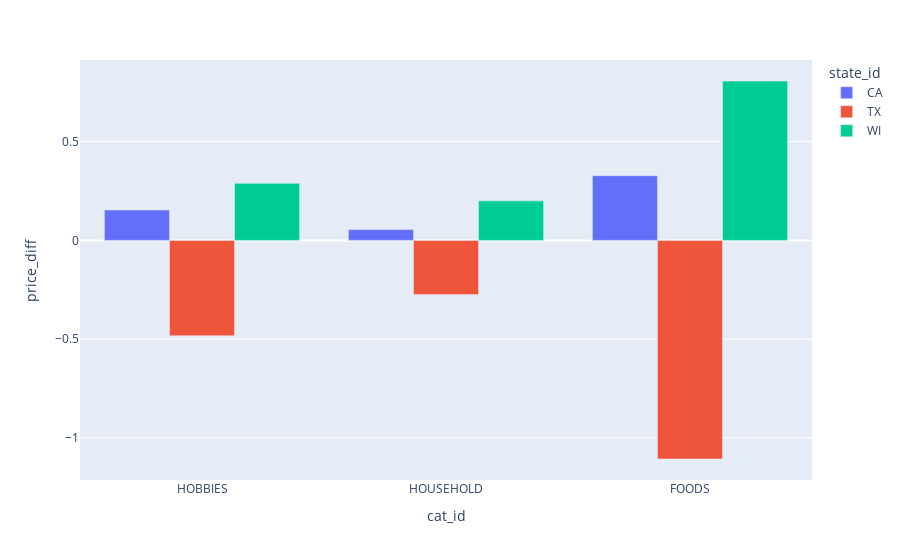

Write notebook code for a chart like this one.
### Markdown cell above
All three states follow very similar paths with no one state consistently being more or less expoensive than another. The most obvious feature is the large drop in price in November 2014 which coincides with <a href="https://corporate.walmart.com/newsroom/2014/10/06/walmart-announces-new-commitment-to-a-sustainable-food-system-at-global-milestone-meeting">a commitment to sustainability and affordability of food</a>. The price of food rebopunded a few months latewr but has settled at a price far lower than before nov-2014.

Hobbies products were slowly reducing in price until this date but have siunce risen in price quickly.

<strong>THIS STILL DOESN'T ANSWER THE QUESTION. THESE PRICES CAN FLUCTUATE WHEN A BUNCH OF NEW CHEAP/EXPENSIVE ITEMS ARE ADDED TO THE STORE. I WANT TO KNOW, ARE THE PRICES OF THE SAME ITEMS GOING UP OR DOWN???</strong>

### Code cell
# are items miore expensive in different states?
state_category_mean_price = df.copy()#.sample(frac=0.01)

# average price of each product
overall_item_means = state_category_mean_price.groupby(['cat_id','item_id'], observed=True).agg({'sell_price_cent':'mean'})

# % price difference of each product in each state compared to all states
price_diff = state_category_mean_price.groupby(['state_id','cat_id','item_id'], observed=True).agg({'sell_price_cent':'mean'})
price_diff = 100 * (price_diff - overall_item_means) / overall_item_means

# now get the average difference over item categories for each state
price_diff = \
(price_diff
.groupby(['state_id','cat_id'])
.mean()
.rename(columns={'sell_price_cent':'price_diff'}))

state_category_mean_price = \
(state_category_mean_price
.groupby(['state_id','cat_id'], observed=True)
.agg({'sell_price_cent':'mean'})
.join(price_diff)
.reset_index())

px.bar(state_category_mean_price, x='cat_id', y='price_diff', color='state_id', barmode='group')

### Figure 1 — Plotly figure (JSON) as saved in the notebook; plotly's stock layout.template omitted (floating-point values rounded to 4 significant figures)
{"data": [{"alignmentgroup": "True", "hoverlabel": {"namelength": 0}, "hovertemplate": "state_id=CA<br>cat_id=%{x}<br>price_diff=%{y}", "legendgroup": "CA", "marker": {"color": "#636efa"}, "name": "CA", "offsetgroup": "CA", "orientation": "v", "showlegend": true, "textposition": "auto", "type": "bar", "x": ["HOBBIES", "HOUSEHOLD", "FOODS"], "xaxis": "x", "y": [0.154, 0.05444, 0.3274], "yaxis": "y"}, {"alignmentgroup": "True", "hoverlabel": {"namelength": 0}, "hovertemplate": "state_id=TX<br>cat_id=%{x}<br>price_diff=%{y}", "legendgroup": "TX", "marker": {"color": "#EF553B"}, "name": "TX", "offsetgroup": "TX", "orientation": "v", "showlegend": true, "textposition": "auto", "type": "bar", "x": ["HOBBIES", "HOUSEHOLD", "FOODS"], "xaxis": "x", "y": [-0.4829, -0.2742, -1.107], "yaxis": "y"}, {"alignmentgroup": "True", "hoverlabel": {"namelength": 0}, "hovertemplate": "state_id=WI<br>cat_id=%{x}<br>price_diff=%{y}", "legendgroup": "WI", "marker": {"color": "#00cc96"}, "name": "WI", "offsetgroup": "WI", "orientation": "v", "showlegend": true, "textposition": "auto", "type": "bar", "x": ["HOBBIES", "HOUSEHOLD", "FOODS"], "xaxis": "x", "y": [0.2888, 0.2, 0.8067], "yaxis": "y"}], "layout": {"barmode": "group", "legend": {"title": {"text": "state_id"}, "tracegroupgap": 0}, "margin": {"t": 60}, "xaxis": {"anchor": "y", "domain": [0, 1], "title": {"text": "cat_id"}}, "yaxis": {"anchor": "x", "domain": [0, 1], "title": {"text": "price_diff"}}}}
